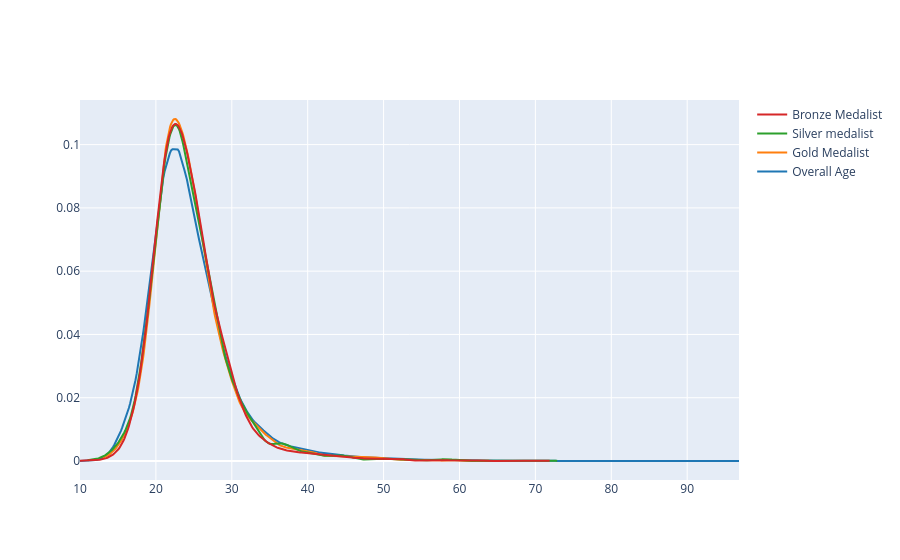

This figure's notebook cell:
### Code cell
fig = ff.create_distplot([x1,x2,x3,x4],['Overall Age','Gold Medalist','Silver medalist','Bronze Medalist'],show_hist=False, show_rug=False)
fig.show()

### Figure 1 — Plotly figure (JSON) as saved in the notebook; plotly's stock layout.template omitted (floating-point values rounded to 4 significant figures; data arrays with more than 128 entries replaced by an {"elided": "..."} marker saying what was removed)
{"data": [{"legendgroup": "Overall Age", "marker": {"color": "rgb(31, 119, 180)"}, "mode": "lines", "name": "Overall Age", "showlegend": true, "type": "scatter", "x": {"elided": "500 float values"}, "xaxis": "x", "y": {"elided": "500 float values"}, "yaxis": "y"}, {"legendgroup": "Gold Medalist", "marker": {"color": "rgb(255, 127, 14)"}, "mode": "lines", "name": "Gold Medalist", "showlegend": true, "type": "scatter", "x": {"elided": "500 float values"}, "xaxis": "x", "y": {"elided": "500 float values"}, "yaxis": "y"}, {"legendgroup": "Silver medalist", "marker": {"color": "rgb(44, 160, 44)"}, "mode": "lines", "name": "Silver medalist", "showlegend": true, "type": "scatter", "x": {"elided": "500 float values"}, "xaxis": "x", "y": {"elided": "500 float values"}, "yaxis": "y"}, {"legendgroup": "Bronze Medalist", "marker": {"color": "rgb(214, 39, 40)"}, "mode": "lines", "name": "Bronze Medalist", "showlegend": true, "type": "scatter", "x": {"elided": "500 float values"}, "xaxis": "x", "y": {"elided": "500 float values"}, "yaxis": "y"}], "layout": {"barmode": "overlay", "hovermode": "closest", "legend": {"traceorder": "reversed"}, "xaxis": {"anchor": "y2", "domain": [0, 1], "zeroline": false}, "yaxis": {"anchor": "free", "domain": [0, 1], "position": 0}}}
